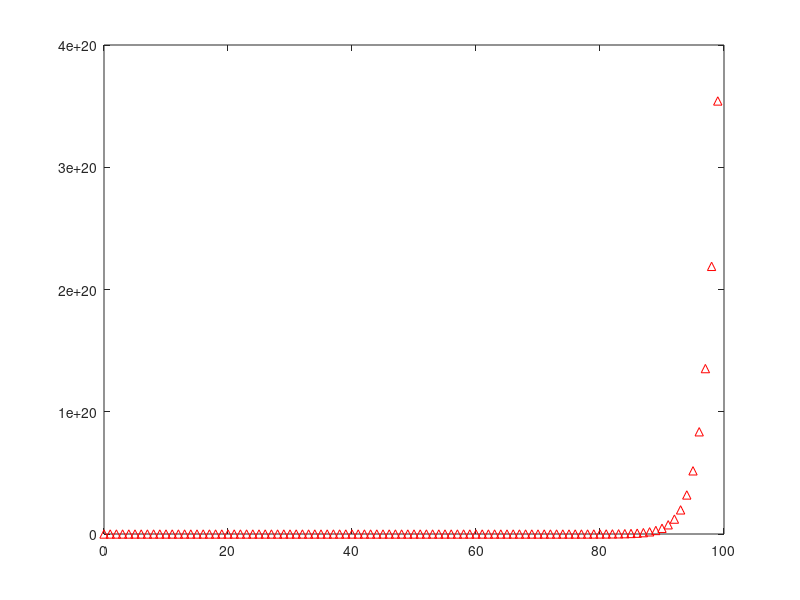
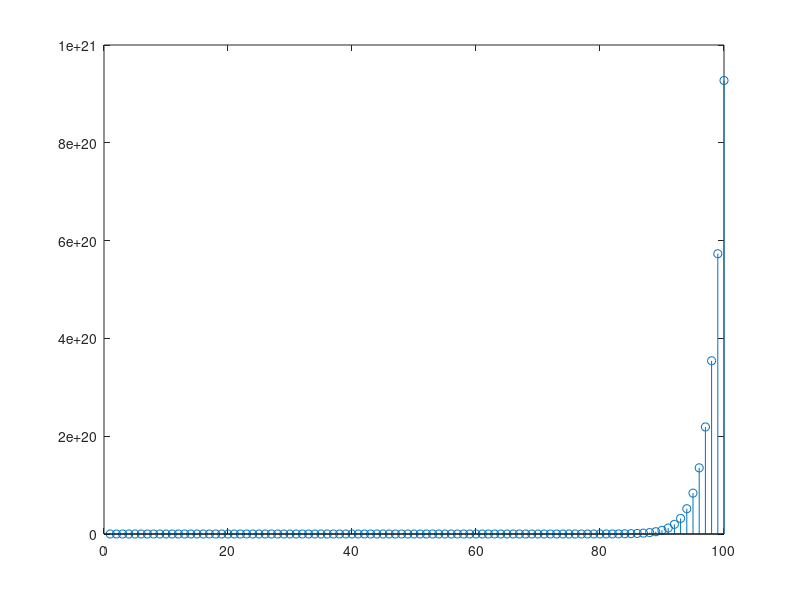
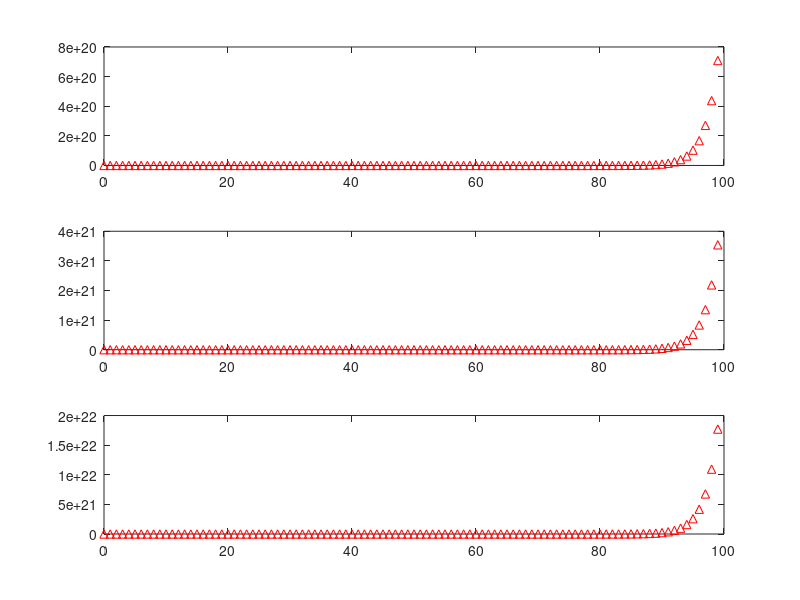

The MATLAB source for these figures, in order:
%% 31. 
% Consider the system y[n] = y[n − 1] + y[n − 2] + x[n], y[−1] = y[−2] = 0.
% 
% (a) Compute and plot the impulse response, for 0 ≤ n ≤ 100, using function 
% filter.
% 
% (b) Can you draw any conclusions about the stability of this system from the 
% results
% 
% in (a)?
% 
% (c) Determine the output y[n], if the input is x[n] = an, −∞ < n < ∞, and 
% comment
% 
% upon the result.
% 
% 
% 
% *a)*

a = [1 -1 -1];
b = [1];
n = [1;100];

figure;
impz(b,a,100)
y = filter(b,a,ones(1,100));
figure;
stem(y)
%% 
% *b) The Function is not decaying and continues and hence is not stable.*
% 
% 
% 
% *c)*

c  = [2];
d = [10];
e = [50];

figure;
subplot(3,1,1)
impz(c,a,100)
subplot(3,1,2)
impz(d,a,100)
subplot(3,1,3)
impz(e,a,100)
%% 
% The shape of impulse response will remain the same however. the amplitude 
% now increases at a greater exponential scale